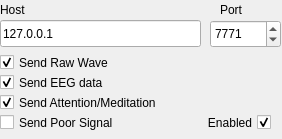
<?xml version="1.0" encoding="UTF-8"?>
<ui version="4.0">
 <class>OSCConfiguration</class>
 <widget class="QWidget" name="OSCConfiguration">
  <property name="geometry">
   <rect>
    <x>0</x>
    <y>0</y>
    <width>282</width>
    <height>139</height>
   </rect>
  </property>
  <property name="windowTitle">
   <string>Form</string>
  </property>
  <property name="autoFillBackground">
   <bool>true</bool>
  </property>
  <widget class="QLabel" name="host_label">
   <property name="geometry">
    <rect>
     <x>0</x>
     <y>0</y>
     <width>76</width>
     <height>19</height>
    </rect>
   </property>
   <property name="text">
    <string>Host</string>
   </property>
  </widget>
  <widget class="QLabel" name="port_label">
   <property name="geometry">
    <rect>
     <x>220</x>
     <y>0</y>
     <width>76</width>
     <height>19</height>
    </rect>
   </property>
   <property name="text">
    <string>Port</string>
   </property>
  </widget>
  <widget class="QLineEdit" name="host_edit">
   <property name="geometry">
    <rect>
     <x>0</x>
     <y>20</y>
     <width>201</width>
     <height>27</height>
    </rect>
   </property>
   <property name="text">
    <string>127.0.0.1</string>
   </property>
  </widget>
  <widget class="QSpinBox" name="port_chooser">
   <property name="geometry">
    <rect>
     <x>210</x>
     <y>20</y>
     <width>71</width>
     <height>28</height>
    </rect>
   </property>
   <property name="maximum">
    <number>9999</number>
   </property>
   <property name="value">
    <number>7771</number>
   </property>
  </widget>
  <widget class="QCheckBox" name="raw_toggle">
   <property name="geometry">
    <rect>
     <x>0</x>
     <y>50</y>
     <width>161</width>
     <height>25</height>
    </rect>
   </property>
   <property name="text">
    <string>Send Raw Wave</string>
   </property>
   <property name="checked">
    <bool>true</bool>
   </property>
  </widget>
  <widget class="QCheckBox" name="eeg_toggle">
   <property name="geometry">
    <rect>
     <x>0</x>
     <y>70</y>
     <width>161</width>
     <height>25</height>
    </rect>
   </property>
   <property name="text">
    <string>Send EEG data</string>
   </property>
   <property name="checked">
    <bool>true</bool>
   </property>
  </widget>
  <widget class="QCheckBox" name="attmed_toggle">
   <property name="geometry">
    <rect>
     <x>0</x>
     <y>90</y>
     <width>231</width>
     <height>25</height>
    </rect>
   </property>
   <property name="text">
    <string>Send Attention/Meditation</string>
   </property>
   <property name="checked">
    <bool>true</bool>
   </property>
  </widget>
  <widget class="QCheckBox" name="signal_toggle">
   <property name="geometry">
    <rect>
     <x>0</x>
     <y>110</y>
     <width>191</width>
     <height>25</height>
    </rect>
   </property>
   <property name="text">
    <string>Send Poor Signal</string>
   </property>
   <property name="checked">
    <bool>false</bool>
   </property>
  </widget>
  <widget class="QCheckBox" name="osc_enable_toggle">
   <property name="geometry">
    <rect>
     <x>180</x>
     <y>110</y>
     <width>91</width>
     <height>25</height>
    </rect>
   </property>
   <property name="layoutDirection">
    <enum>Qt::RightToLeft</enum>
   </property>
   <property name="text">
    <string>Enabled</string>
   </property>
   <property name="checked">
    <bool>true</bool>
   </property>
   <property name="tristate">
    <bool>false</bool>
   </property>
  </widget>
 </widget>
 <resources/>
 <connections/>
</ui>
